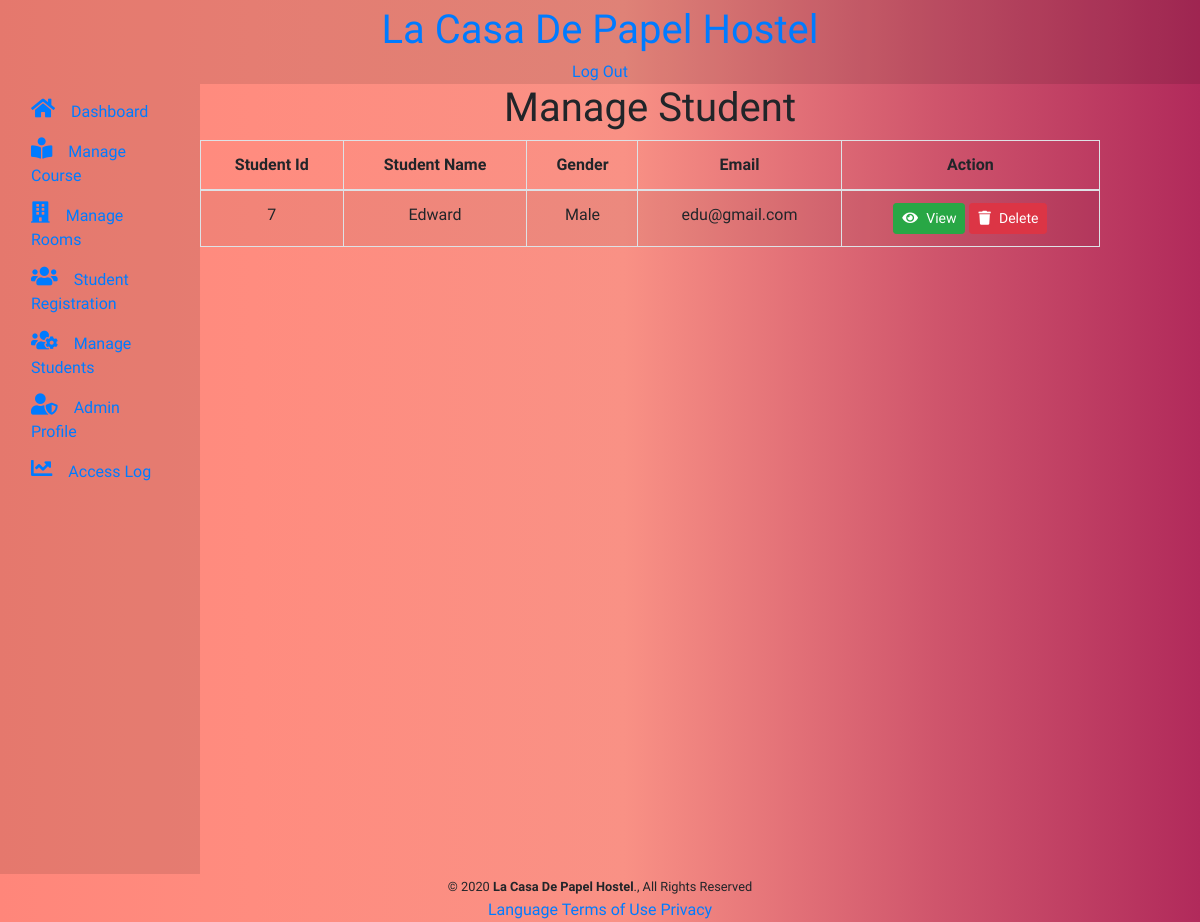
The page /admin/managestudent.php on the database as committed earlier.
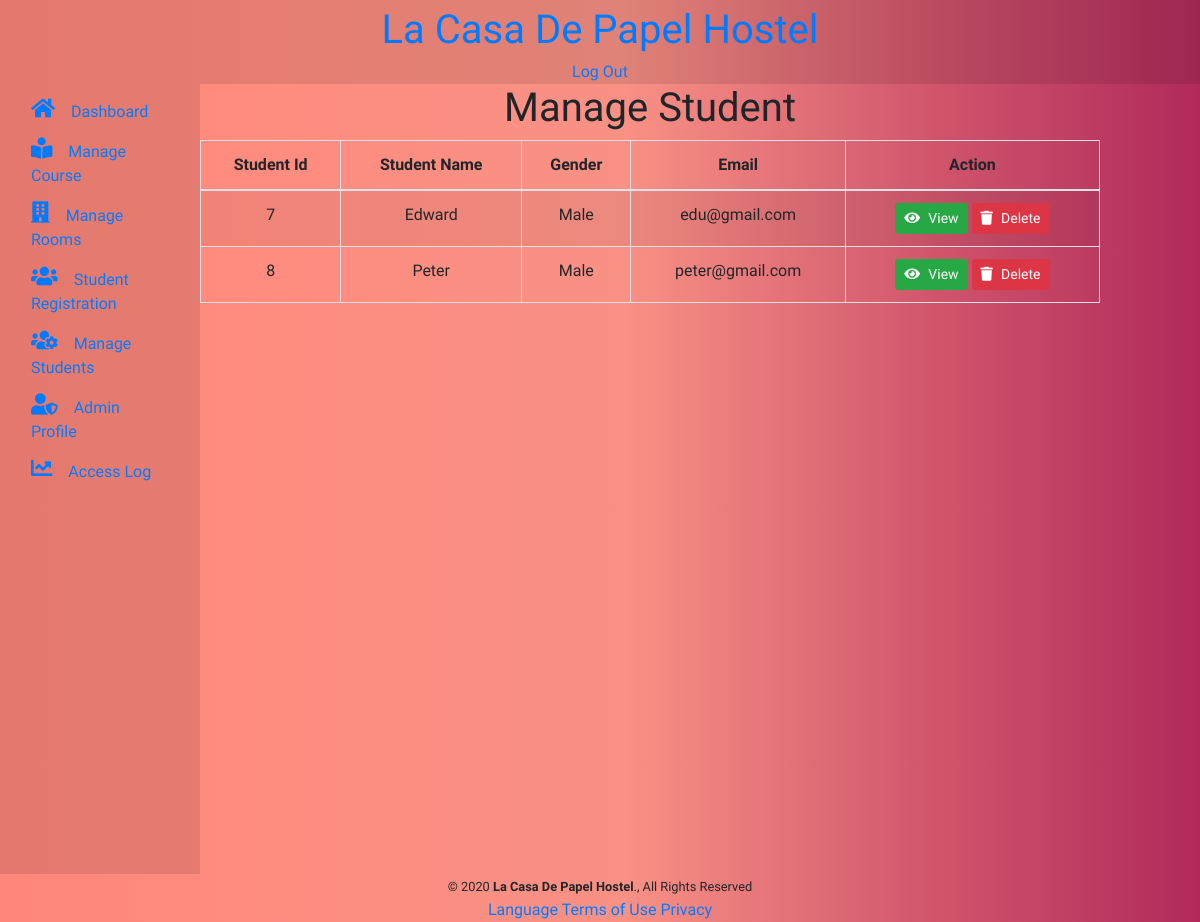
The same page on the database as committed later.
### tables this page shows
CREATE TABLE `student_register` (
  `student_id` int(11) NOT NULL,
  `name` varchar(100) NOT NULL,
  `username` varchar(100) NOT NULL,
  `email` varchar(100) NOT NULL,
  `phonenumber` varchar(50) NOT NULL,
  `course` varchar(100) NOT NULL,
  `gender` varchar(10) NOT NULL,
  `password` varchar(50) NOT NULL,
  `createdat` timestamp NOT NULL DEFAULT current_timestamp() ON UPDATE current_timestamp(),
  `updatedat` timestamp NOT NULL DEFAULT current_timestamp()
);

### admin/managestudent.php (the view, shortened to what this page needs)
<?php
require_once '../db.php';
?>
<?php require_once 'header.php'; ?>
<div id="particles-js"></div>
    <div class="container-fluid header">
        <nav class="db f3 dt-l w-100 border-box pa3 ph5-l">
            <div class="db dtc-l w-50-l tc tr-l">
                <a class="db dtc-l v-mid f3 mid-gray link dim w-100 w-25-l tc tl-l mb2 mb0-l link-head" href="#"
                    title="Home">
                    La Casa De Papel Hostel
                </a>
            </div>
            <div class="db dtc-l v-mid  w-50-l tc tr-l">
                <a class="link dim dark-gray f3 dib mr3 mr4-l" href="logout.php" title="Log Out">Log Out</a>
            </div>
        </nav>
	</div>
	<?php require_once 'sidebar.php'; ?>
    <div class="col-md-9">
	<h1 class="page-header text-center">Manage Student</h1>
	<div class="row">
		<div class="col-sm-12">
			<div class="row">
				<table id="myTable" class="table table-bordered table-striped">
					<thead>
						<th>Student Id</th>
						<th scope="col">Student Name</th>
                        <th scope="col">Gender</th>
                        <th scope="col">Email</th>
                        <th scope="col">Action</th>
					</thead>
					<tbody>
						<?php
                            $sql = "SELECT * FROM student_register ";
							$query = $conn->query($sql);
							while($row = $query->fetch_assoc()){
								echo
								"<tr>
									<td>".$row['student_id']."</td>
                                    <td>".$row['name']."</td>
									<td>".$row['gender']."</td>
									<td>".$row['email']."</td>
									<td>
										<a href='#view_".$row['student_id']."' class='btn btn-success btn-sm' data-toggle='modal'><i class='fas fa-eye' style='padding-right: .3rem'></i> View</a>
										<a href='#delete_".$row['student_id']."' class='btn btn-danger btn-sm' data-toggle='modal'><i class='fas fa-trash' style='padding-right: .3rem'></i> Delete</a>
									</td>
                                </tr>";
							}
						?>
					</tbody>
				</table>
			</div>
		</div>
	</div>
</div>
						</div>
<?php require_once 'footer.php'; ?>

Rows that differ between the two databases and show on the page:
added student_register: student_id "8", name "Peter", gender "Male", email "peter@gmail.com"
